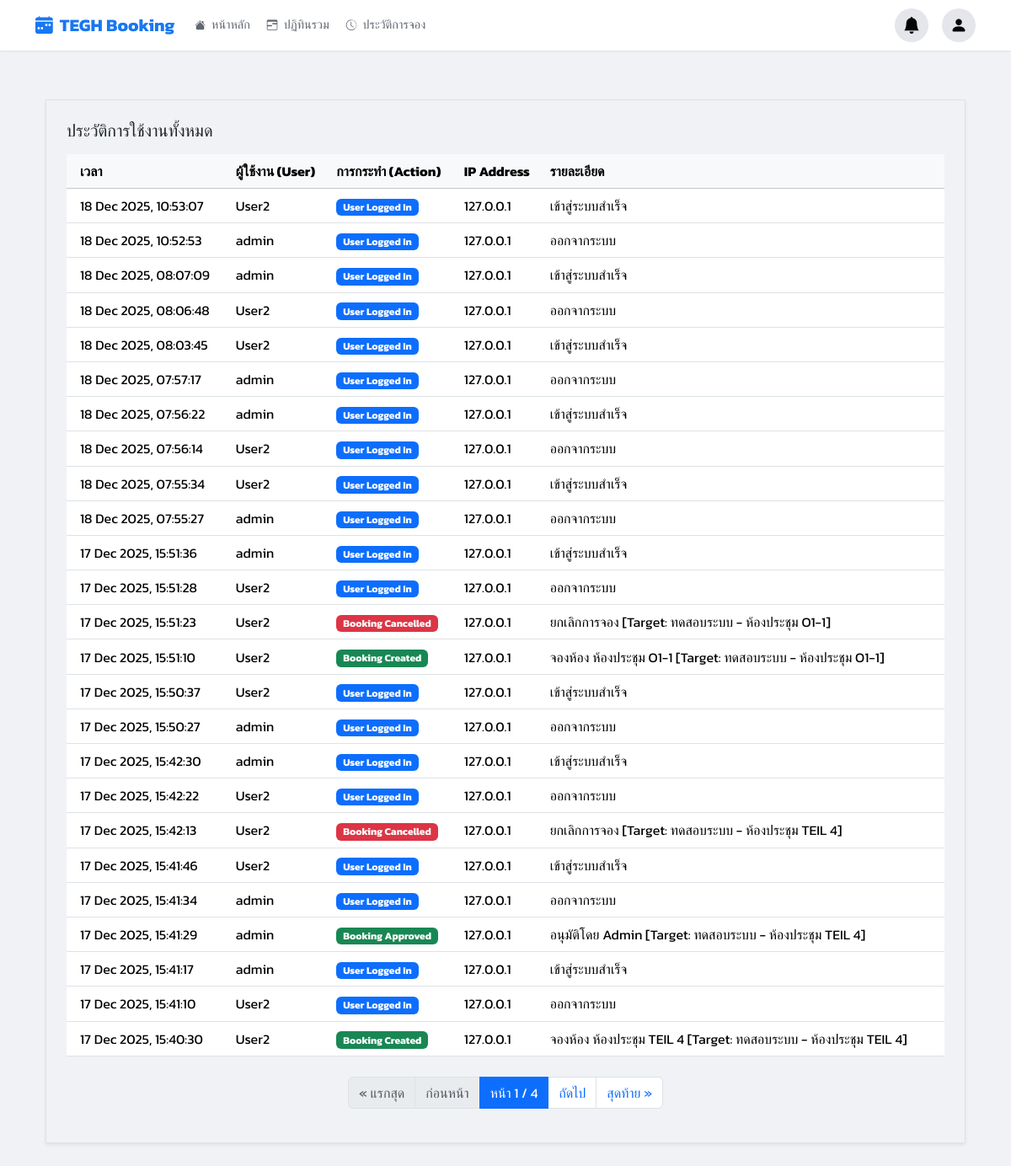
The app's page /audit-log/ (signed in), older data.
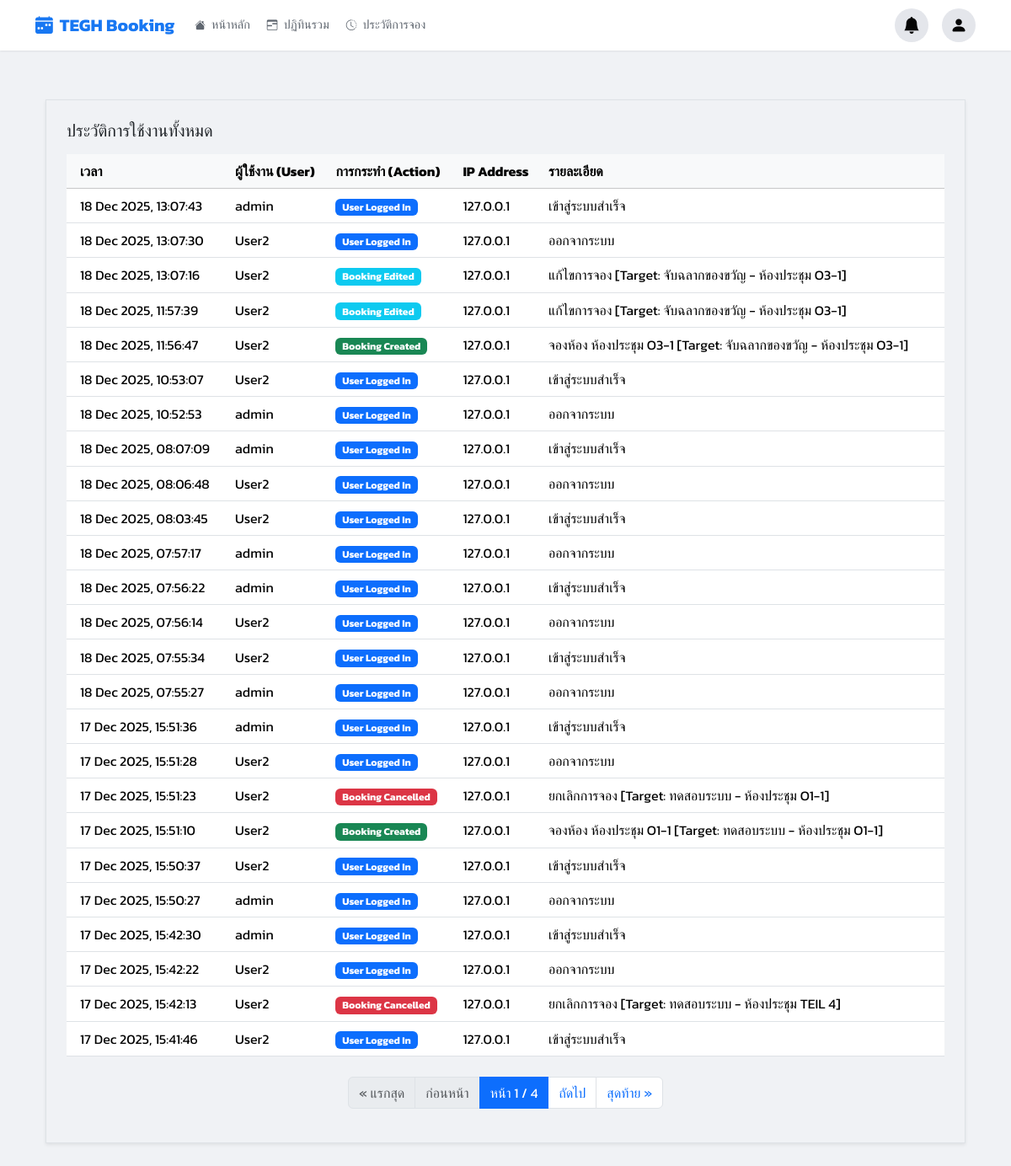
The same page, newer data.
### booking/models.py (models this page shows, shortened)
class AuditLog(models.Model):
    ACTION_CHOICES = [
        ('LOGIN', 'User Logged In'),
        ('BOOKING_CREATED', 'Booking Created'),
        ('BOOKING_EDITED', 'Booking Edited'),
        ('BOOKING_CANCELLED', 'Booking Cancelled'),
        ('BOOKING_APPROVED', 'Booking Approved'),
        ('BOOKING_REJECTED', 'Booking Rejected'),
        ('OUTLOOK_SYNC', 'Outlook Synced'),
    ]
    user = models.ForeignKey(User, on_delete=models.SET_NULL, null=True, blank=True)
    action = models.CharField(max_length=20, choices=ACTION_CHOICES)
    timestamp = models.DateTimeField(auto_now_add=True)
    details = models.TextField(blank=True, null=True)
    ip_address = models.GenericIPAddressField(null=True, blank=True)
    class Meta:
        ordering = ['-timestamp']

### booking/views.py (the view)
# urls.py: path('audit-log/', views.audit_log_view, name='audit_log'),
@login_required
def audit_log_view(request):
    logs = AuditLog.objects.all()
    paginator = Paginator(logs, 25)
    page_obj = paginator.get_page(request.GET.get('page'))
    return render(request, 'pages/audit_log.html', {**get_base_context(request), 'page_obj': page_obj})

### booking/views.py (called while the page is built)
def is_admin(user):
    return user.is_authenticated and (user.is_superuser or user.is_staff or user.groups.filter(name='Admin').exists())

def is_approver_or_admin(user):
    return user.is_authenticated and (user.is_superuser or user.is_staff or user.groups.filter(name__in=['Approver', 'Admin']).exists())

### templates/pages/audit_log.html (shortened to what this page needs)
{% extends 'base.html' %}
{% load static %}
{% block content %}
<div class="container-fluid py-4">
    <div class="content-card shadow-sm border p-3 p-md-4">
        <h5 class="mb-3">ประวัติการใช้งานทั้งหมด</h5>
        <div class="table-responsive">
            <table class="table table-hover mb-0 align-middle">
                <thead class="table-light">
                    <tr>
                        <th scope="col" class="ps-3">เวลา</th>
                        <th scope="col">ผู้ใช้งาน (User)</th>
                        <th scope="col">การกระทำ (Action)</th>
                        <th scope="col">IP Address</th>
                        <th scope="col">รายละเอียด</th>
                    </tr>
                </thead>
                <tbody>
                    {% for log in page_obj %}
                    <tr>
                        <td class="ps-3">{{ log.timestamp|date:"d M Y, H:i:s" }}</td>
                        <td>
                            {% if log.user %}
                                {{ log.user.username }}
                            {% else %}
                                <span class="text-muted small">(N/A)</span>
                            {% endif %}
                        </td>
                        <td>
                            <span class="badge
                                {% if log.action == 'LOGIN' %}bg-primary
                                {% elif log.action == 'BOOKING_CREATED' %}bg-success
                                {% elif log.action == 'BOOKING_EDITED' %}bg-info
                                {% elif log.action == 'BOOKING_APPROVED' %}bg-success
                                {% elif log.action == 'BOOKING_REJECTED' %}bg-warning text-dark
                                {% elif log.action == 'BOOKING_CANCELLED' %}bg-danger
                                {% else %}bg-secondary{% endif %}">
                                {{ log.get_action_display }}
                            </span>
                        </td>
                        <td>{{ log.ip_address|default:"-" }}</td>
                        <td>{{ log.details|default:"-" }}</td>
                    </tr>
                    {% endfor %}
                </tbody>
            </table>
        </div>
        {% if page_obj.has_other_pages %}
            <nav aria-label="Page navigation" class="mt-4">
                <ul class="pagination justify-content-center">
                    {% if page_obj.has_previous %}
                        <li class="page-item"><a class="page-link" href="?page=1">&laquo; แรกสุด</a></li>
                        <li class="page-item"><a class="page-link" href="?page={{ page_obj.previous_page_number }}">ก่อนหน้า</a></li>
                    {% else %}
                        <li class="page-item disabled"><span class="page-link">&laquo; แรกสุด</span></li>
                        <li class="page-item disabled"><span class="page-link">ก่อนหน้า</span></li>
                    {% endif %}
                    <li class="page-item active" aria-current="page">
                        <span class="page-link">หน้า {{ page_obj.number }} / {{ page_obj.paginator.num_pages }}</span>
                    </li>
                    {% if page_obj.has_next %}
                        <li class="page-item"><a class="page-link" href="?page={{ page_obj.next_page_number }}">ถัดไป</a></li>
                        <li class="page-item"><a class="page-link" href="?page={{ page_obj.paginator.num_pages }}">สุดท้าย &raquo;</a></li>
                    {% else %}
                        <li class="page-item disabled"><span class="page-link">ถัดไป</span></li>
                        <li class="page-item disabled"><span class="page-link">สุดท้าย &raquo;</span></li>
                    {% endif %}
                </ul>
            </nav>
        {% endif %}
    </div>
</div>
{% endblock %}

Row changes from the older to the newer data that the page shows:
no longer on this page (row unchanged): AuditLog: timestamp "17 Dec 2025, 15:41:34", user.username "admin", action "User Logged In", ip_address "127.0.0.1", details "ออกจากระบบ"
no longer on this page (row unchanged): AuditLog: timestamp "17 Dec 2025, 15:41:29", user.username "admin", action "Booking Approved", ip_address "127.0.0.1", details "อนุมัติโดย Admin [Target: ทดสอบระบบ - ห้องประชุม TEIL 4]"
no longer on this page (row unchanged): AuditLog: timestamp "17 Dec 2025, 15:41:17", user.username "admin", action "User Logged In", ip_address "127.0.0.1", details "เข้าสู่ระบบสำเร็จ"
no longer on this page (row unchanged): AuditLog: timestamp "17 Dec 2025, 15:41:10", user.username "User2", action "User Logged In", ip_address "127.0.0.1", details "ออกจากระบบ"
no longer on this page (row unchanged): AuditLog: timestamp "17 Dec 2025, 15:40:30", user.username "User2", action "Booking Created", ip_address "127.0.0.1", details "จองห้อง ห้องประชุม TEIL 4 [Target: ทดสอบระบบ - ห้องประชุม TEIL 4]"
added AuditLog: timestamp "18 Dec 2025, 13:07:43", user.username "admin", action "User Logged In", ip_address "127.0.0.1", details "เข้าสู่ระบบสำเร็จ"
added AuditLog: timestamp "18 Dec 2025, 13:07:30", user.username "User2", action "User Logged In", ip_address "127.0.0.1", details "ออกจากระบบ"
added AuditLog: timestamp "18 Dec 2025, 13:07:16", user.username "User2", action "Booking Edited", ip_address "127.0.0.1", details "แก้ไขการจอง [Target: จับฉลากของขวัญ - ห้องประชุม O3-1]"
added AuditLog: timestamp "18 Dec 2025, 11:57:39", user.username "User2", action "Booking Edited", ip_address "127.0.0.1", details "แก้ไขการจอง [Target: จับฉลากของขวัญ - ห้องประชุม O3-1]"
added AuditLog: timestamp "18 Dec 2025, 11:56:47", user.username "User2", action "Booking Created", ip_address "127.0.0.1", details "จองห้อง ห้องประชุม O3-1 [Target: จับฉลากของขวัญ - ห้องประชุม O3-1]"
